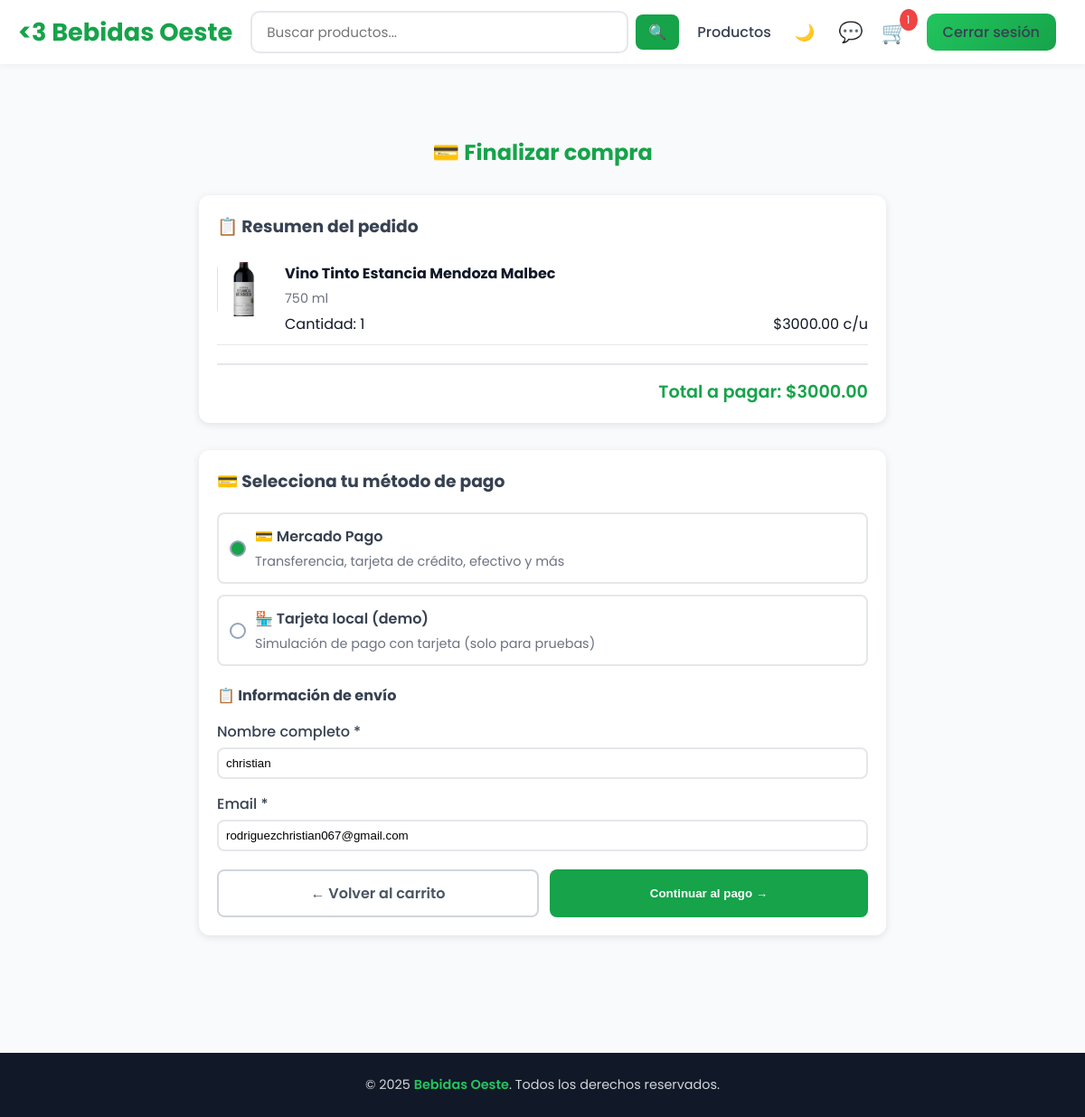
Before: /pago/ (signed in) with the older database file.
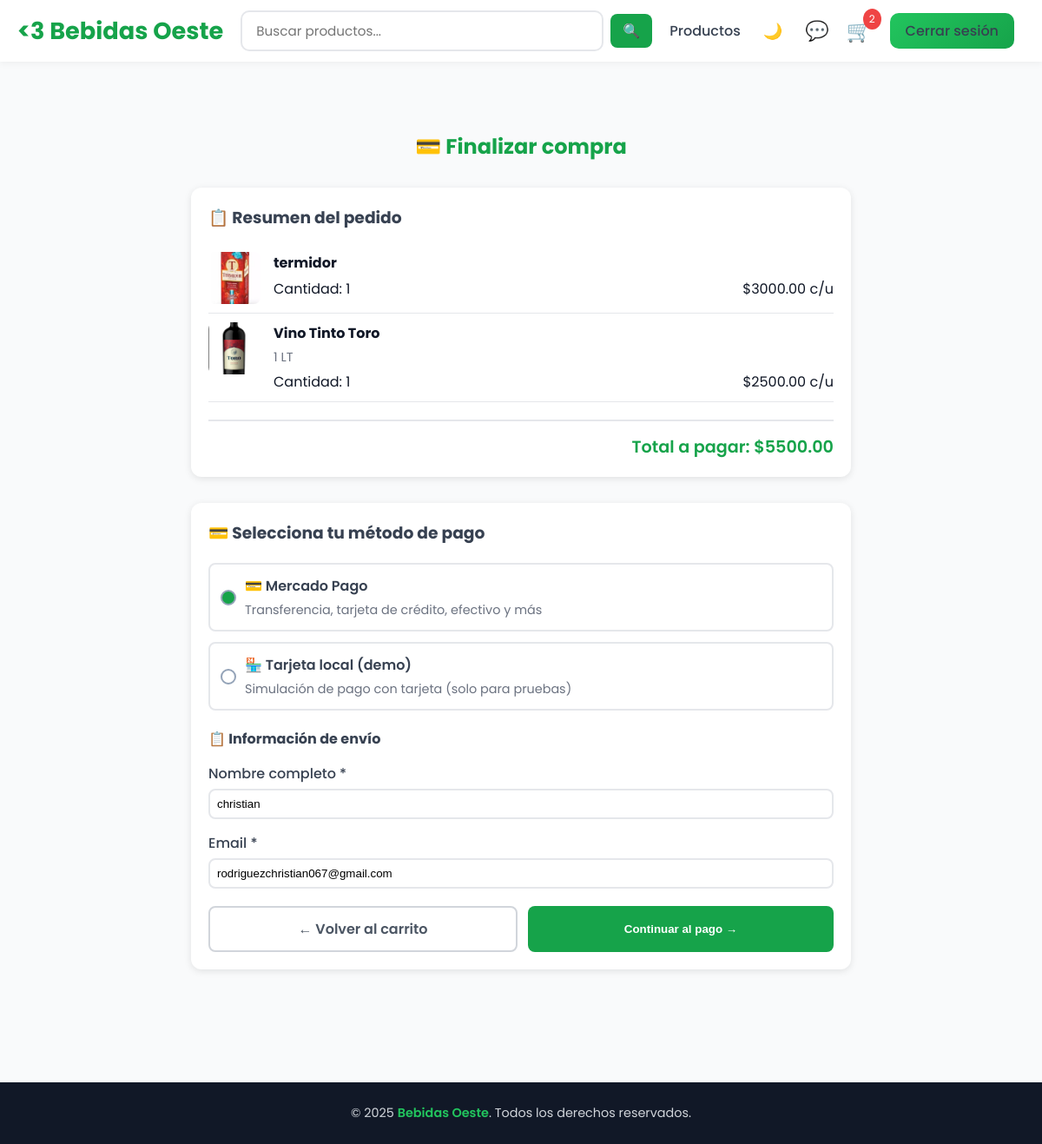
After: the same page with the newer database file.
### tienda/models.py (models this page shows, shortened)
class Carrito(models.Model):
    usuario = models.OneToOneField(User, on_delete=models.CASCADE)
    def total_items(self):
        return sum(item.cantidad for item in self.items.all())

class CarritoItem(models.Model):
    carrito = models.ForeignKey(Carrito, related_name="items", on_delete=models.CASCADE)
    producto = models.ForeignKey(Producto, on_delete=models.CASCADE)
    cantidad = models.PositiveIntegerField(default=1)

class Producto(models.Model):
    CATEGORIAS = [
        ('licor', 'Licor'),
        ('energizante', 'Energizante'),
        ('cerveza', 'Cerveza'),
        ('vino', 'Vino'),
    ]
    usuario = models.ForeignKey(User, on_delete=models.CASCADE)  # quién lo publicó
    nombre = models.CharField(max_length=100)
    descripcion = models.TextField(blank=True)
    precio = models.DecimalField(max_digits=10, decimal_places=2)
    imagen = models.ImageField(upload_to='productos/', blank=True, null=True)
    categoria = models.CharField(max_length=20, choices=CATEGORIAS, default='licor')

### tienda/views.py (the view, shortened to what this page needs)
# urls.py: path('pago/', views.procesar_pago, name='procesar_pago'),
@login_required
def procesar_pago(request):
    carrito, _ = Carrito.objects.get_or_create(usuario=request.user)
    items = list(carrito.items.select_related('producto').all())
    if not items:
        messages.error(request, 'Tu carrito está vacío')
        return redirect('tienda:ver_carrito')
    total = sum(item.cantidad * item.producto.precio for item in items)
    sdk = mercadopago.SDK(settings.MERCADOPAGO_ACCESS_TOKEN)
    return render(request, 'tienda/pago.html', {
        'items': items,
        'total': total
    })

### tienda/templates/tienda/pago.html (shortened to what this page needs)
{% extends 'tienda/base.html' %}
{% block content %}
<div style="max-width:800px; margin:40px auto; padding:0 20px;">
    <h2 style="text-align:center; color:#16a34a; margin-bottom:30px;">💳 Finalizar compra</h2>
    <div style="background:white; border-radius:12px; padding:20px; box-shadow:0 2px 8px rgba(0,0,0,0.1); margin-bottom:30px;">
        <h3 style="color:#374151; margin-bottom:15px;">📋 Resumen del pedido</h3>
        <div style="max-height:300px; overflow-y:auto; margin-bottom:20px;">
            {% for item in items %}
            <div style="display:flex; gap:15px; padding:10px 0; border-bottom:1px solid #e5e7eb;">
                {% if item.producto.imagen %}
                    <img src="{{ item.producto.imagen.url }}" alt="{{ item.producto.nombre }}"
                         style="width:60px; height:60px; object-fit:cover; border-radius:8px;">
                {% endif %}
                <div style="flex:1;">
                    <h4 style="margin:0; color:#111827;">{{ item.producto.nombre }}</h4>
                    <p style="color:#6b7280; font-size:0.9rem; margin:5px 0;">{{ item.producto.descripcion|truncatechars:80 }}</p>
                    <div style="display:flex; justify-content:space-between; margin-top:5px;">
                        <span>Cantidad: {{ item.cantidad }}</span>
                        <span>${{ item.producto.precio }} c/u</span>
                    </div>
                </div>
            </div>
            {% endfor %}
        </div>
        <div style="border-top:2px solid #e5e7eb; padding-top:15px; text-align:right;">
            <p style="font-size:1.2rem; font-weight:600; color:#16a34a;">
                Total a pagar: ${{ total|floatformat:2 }}
            </p>
        </div>
    </div>
    <div style="background:white; border-radius:12px; padding:20px; box-shadow:0 2px 8px rgba(0,0,0,0.1);">
        <h3 style="color:#374151; margin-bottom:20px;">💳 Selecciona tu método de pago</h3>
        <form method="post" action="{% url 'tienda:procesar_pago' %}" style="display:grid; gap:20px;">
            <div style="display:grid; gap:12px;">
                <label for="mp-radio" class="payment-option" style="display:flex; align-items:center; padding:12px; border:2px solid #e5e7eb; border-radius:8px; cursor:pointer; background:#ffffff; transition:all 0.2s ease;">
                    <span class="dot" style="display:inline-block; width:18px; height:18px; border-radius:50%; border:2px solid #94a3b8; margin-right:10px; box-sizing:border-box;"></span>
                    <div style="flex:1;">
                        <span style="font-weight:600; color:#374151;">💳 Mercado Pago</span>
                        <p style="color:#6b7280; font-size:0.9rem; margin:5px 0 0 0;">Transferencia, tarjeta de crédito, efectivo y más</p>
                    </div>
                </label>
                <label for="local-radio" class="payment-option" style="display:flex; align-items:center; padding:12px; border:2px solid #e5e7eb; border-radius:8px; cursor:pointer; background:#ffffff; transition:all 0.2s ease;">
                    <span class="dot" style="display:inline-block; width:18px; height:18px; border-radius:50%; border:2px solid #94a3b8; margin-right:10px; box-sizing:border-box;"></span>
                    <div style="flex:1;">
                        <span style="font-weight:600; color:#374151;">🏪 Tarjeta local (demo)</span>
                        <p style="color:#6b7280; font-size:0.9rem; margin:5px 0 0 0;">Simulación de pago con tarjeta (solo para pruebas)</p>
                    </div>
                </label>
            </div>
            <div style="display:grid; gap:15px;">
                <h4 style="color:#374151; margin:0;">📋 Información de envío</h4>
                <div>
                    <label for="nombre" style="display:block; margin-bottom:5px; color:#374151; font-weight:500;">Nombre completo *</label>
                        <input type="text" id="nombre" name="nombre" required placeholder="Ej: Juan Pérez" value="{% if user.first_name or user.last_name %}{{ user.first_name }} {{ user.last_name }}{% else %}{{ user.username }}{% endif %}"
                           style="width:100%; padding:8px; border:2px solid #e5e7eb; border-radius:8px;">
                </div>
                <div>
                    <label for="email" style="display:block; margin-bottom:5px; color:#374151; font-weight:500;">Email *</label>
                    <input type="email" id="email" name="email" required value="{{ user.email }}"
                           style="width:100%; padding:8px; border:2px solid #e5e7eb; border-radius:8px;">
                </div>
            </div>
            <div style="display:flex; gap:12px;">
                <a href="{% url 'tienda:ver_carrito' %}" style="flex:1; text-align:center; padding:12px; border:2px solid #d1d5db; border-radius:8px; color:#4b5563; text-decoration:none; font-weight:600; transition:all 0.3s ease;">
                    ← Volver al carrito
                </a>
                <button type="submit"
                        style="flex:1; background:#16a34a; color:white; padding:12px; border:none; border-radius:8px;
                               font-weight:600; cursor:pointer; transition:all 0.3s ease;">
                    Continuar al pago →
                </button>
            </div>
        </form>
    </div>
</div>
{% endblock %}

### tienda/templates/tienda/base.html (shortened to what this page needs)
{% load static %}
<!DOCTYPE html>
<html lang="es">
<head>
</head>
<body>
<header>
    <nav>
    <a href="{% url 'tienda:home' %}" class="logo"><3 Bebidas Oeste</a>
        <div class="search-container">
            <input type="text" id="search-input" class="search-input" placeholder="Buscar productos..." autocomplete="off">
            <button type="button" id="search-btn" class="search-btn" title="Buscar">🔍</button>
        </div>
        <div class="nav-links">
            <a href="{% url 'tienda:productos' %}">Productos</a>
            <button id="theme-toggle" aria-label="Alternar tema" title="Alternar tema" style="background:transparent;border:none;cursor:pointer;font-size:18px;color:inherit;padding:6px;">
            </button>
            {% if user.is_authenticated %}
                <div class="chat-btn" id="abrir-chat" title="Mensajes">
                    💬
                </div>
                <div class="carrito" id="abrir-carrito" title="Ver carrito">
                    🛒
                    <span id="contador-carrito" class="contador-carrito">
                        {{ user.carrito.total_items|default:0 }}
                    </span>
                </div>
                <a href="{% url 'tienda:logout' %}" class="btn-logout">Cerrar sesión</a>
            {% else %}
                <a href="{% url 'tienda:login' %}" class="btn-login">Iniciar sesión</a>
                <a href="{% url 'tienda:register' %}" class="btn-login" style="background:#2563eb;">Registrarse</a>
            {% endif %}
        </div>
    </nav>
</header>
<main>
    {% block content %}{% endblock %}
</main>
<footer>
    <p>© 2025 <span>Bebidas Oeste</span>. Todos los derechos reservados.</p>
</footer>
</body>
</html>

### tienda/templates/tienda/base.html (style rules this page uses)
* { margin: 0; padding: 0; box-sizing: border-box; }
body { font-family: 'Poppins', sans-serif; background-color: #f9fafb; color: #111827; display: flex; flex-direction: column; min-height: 100vh; }
body, header, footer, .producto-card, .producto-card a > div:last-child, .filter-panel > div { transition: background-color 0.18s ease, color 0.18s ease, box-shadow 0.18s ease; }
header { background: white; box-shadow: 0 2px 8px rgba(0,0,0,0.05); position: sticky; top: 0; z-index: 1000; }
nav { width: 100%; padding: 12px 20px; display: flex; justify-content: space-between; align-items: center; gap: 20px; }
.search-container { flex: 1; max-width: 500px; display: flex; gap: 8px; align-items: center; }
.search-input { flex: 1; padding: 10px 16px; border: 2px solid #e5e7eb; border-radius: 10px; font-size: 0.95rem; font-family: 'Poppins', sans-serif; transition: border-color 0.3s ease; }
.search-btn { background: #16a34a; color: white; border: none; padding: 10px 14px; border-radius: 8px; cursor: pointer; font-size: 1rem; transition: all 0.3s ease; display: flex; align-items: center; justify-content: center; }
.logo { font-size: 1.7rem; font-weight: 700; color: #16a34a; text-decoration: none; margin-left: 0; }
.nav-links { display: flex; align-items: center; gap: 20px; margin-right: 12px; }
.nav-links a { color: #374151; text-decoration: none; font-weight: 500; transition: color 0.3s ease; }
.btn-login, .btn-logout { background: linear-gradient(135deg, #22c55e, #16a34a); color: white; padding: 8px 18px; border-radius: 10px; text-decoration: none; font-weight: 600; transition: all 0.3s ease; }
.carrito { position: relative; font-size: 24px; color: #16a34a; cursor: pointer; transition: transform 0.3s ease; }
.contador-carrito { position: absolute; top: -8px; right: -10px; background: #ef4444; color: white; font-size: 12px; padding: 3px 7px; border-radius: 50%; min-width: 20px; text-align: center; }
main { flex: 1; padding: 40px 20px; max-width: 1200px; margin: auto; width: 100%; }
footer { background: #111827; color: #d1d5db; text-align: center; padding: 25px 0; font-size: 0.9rem; margin-top: 50px; }
footer span { color: #22c55e; font-weight: 600; }
.chat-btn { position: relative; font-size: 22px; cursor: pointer; transition: transform 0.3s ease; }

### tienda/templates/tienda/pago.html (style rules this page uses)
input.payment-input:checked + label.payment-option { border-color: #16a34a; background: #f0fdf4; }
input.payment-input:checked + label.payment-option .dot { background: #16a34a; border-color: #16a34a; }
label.payment-option { transition: all 0.15s ease; }

Changed rows visible on the page:
removed CarritoItem: producto.imagen (picture), producto.nombre "Vino Tinto Estancia Mendoza Malbec", producto.descripcion "750 ml", cantidad "1", producto.precio "3000.00"
added CarritoItem: producto.imagen (picture), producto.nombre "termidor", cantidad "1", producto.precio "3000.00"
added CarritoItem: producto.imagen (picture), producto.nombre "Vino Tinto Toro", producto.descripcion "1 LT", cantidad "1", producto.precio "2500.00"
Other visible differences:
{{ user.carrito.total_items|default:0 }}: "1" → "2"
{{ total|floatformat:2 }}: "3000.00" → "5500.00"
